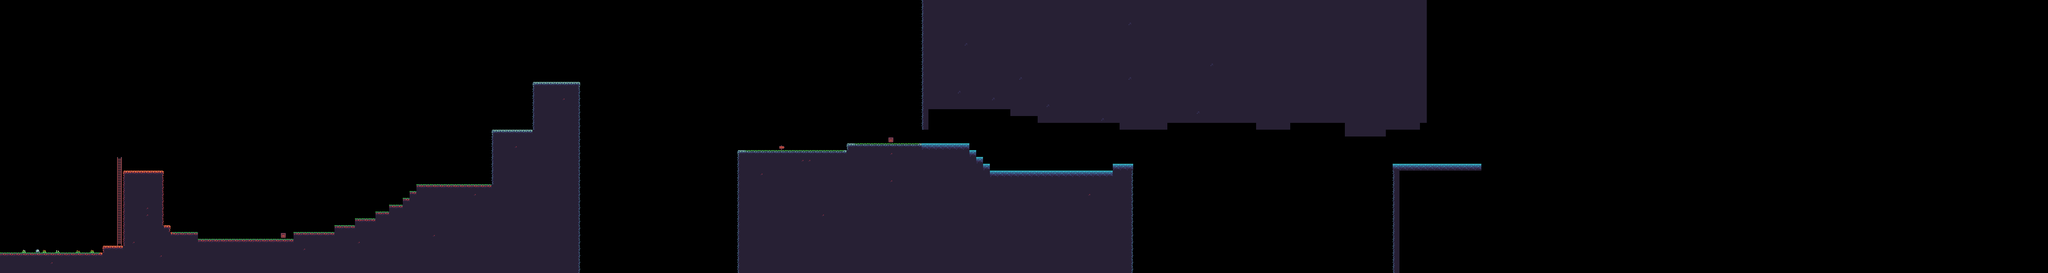

Below is a game level as drawn by its tile map, then a one-line description and the .tmx that defines it (tile-layer data replaced by summaries):
An orthogonal 300x40 tile map with 16x16 px tiles, 1 tile layer (Sheet).

<map version="1.4" tiledversion="1.4.3" orientation="orthogonal" renderorder="left-up" width="300" height="40" tilewidth="16" tileheight="16" infinite="0" nextlayerid="3" nextobjectid="1">
 <tileset firstgid="1" source="forest.tsx" />
 <layer id="1" name="Sheet" width="300" height="40">
  <data>[12000 cells, 3238 non-empty, 30 distinct tile ids]</data>
 </layer>
</map>
